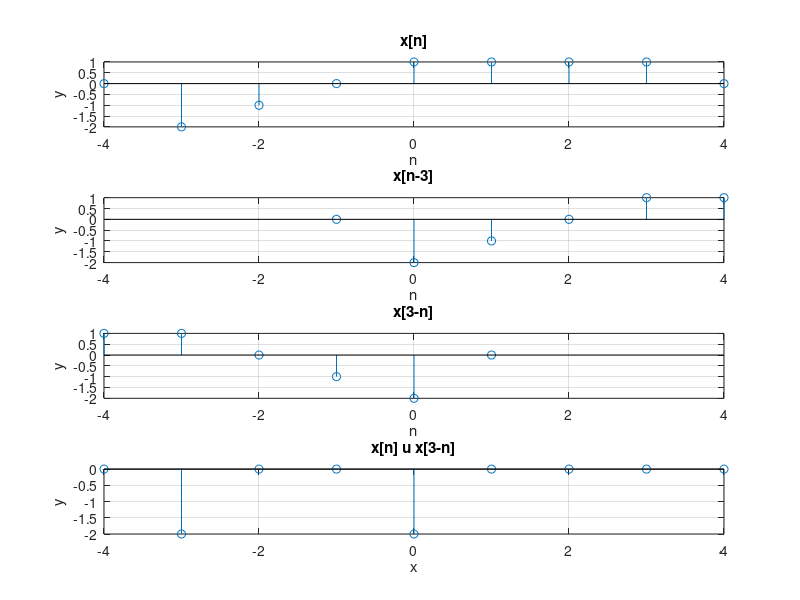
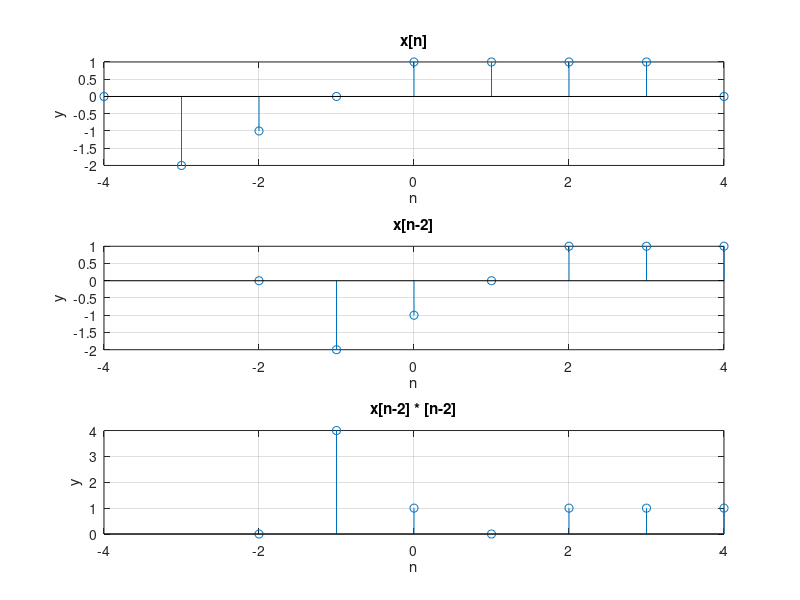

Write MATLAB code to recreate these figures, in order.
%create a discrete time signal with this x[n] = [0,-2,-1,0,->1,1,1,1,0,0]
n = [-4:1:4];
x = [0,-2,-1,0,1,1,1,1,0];
plotx = 4
%show x[n]
ax1 = subplot(plotx,1,1)
stem(n,x)
title('x[n]')
grid on
xlabel('n')
ylabel('y')
%show x[n-3]
ax2 = subplot(plotx,1,2)
stem(n+3,x)
title('x[n-3]')
grid on
xlabel('n')
ylabel('y')
%show x[3-n]

ax3 = subplot(plotx,1,3)
stem(-n-3,x)
title('x[3-n]')
grid on
xlabel('n')
ylabel('y')


n3 = min([n -n-3]):max([n -n-3]);
q = [0 0 0 x]
x = flip(x,2)
r = [x 0 0 0]
q
r
ax4 = subplot(plotx,1,4)
stem(n3,q.*r)
grid on
xlabel("x")
ylabel('y')
title('x[n] u x[3-n]')

linkaxes([ax1,ax2,ax3,ax4],'x');

n = [-4:1:4];
x = [0,-2,-1,0,1,1,1,1,0];
figure()    
ax5 = subplot(3,1,1)
stem(n,x)
title('x[n]')
grid on
xlabel('n')
ylabel('y')

ax6 = subplot(3,1,2)
stem(n+2,x)
title('x[n-2]')
grid on
xlabel('n')
ylabel('y')

ax7 = subplot(3,1,3)
stem(n+2, x.*x)
title('x[n-2] * [n-2]')
grid on
xlabel('n')
ylabel('y')

linkaxes([ax5,ax6,ax7],'x');
